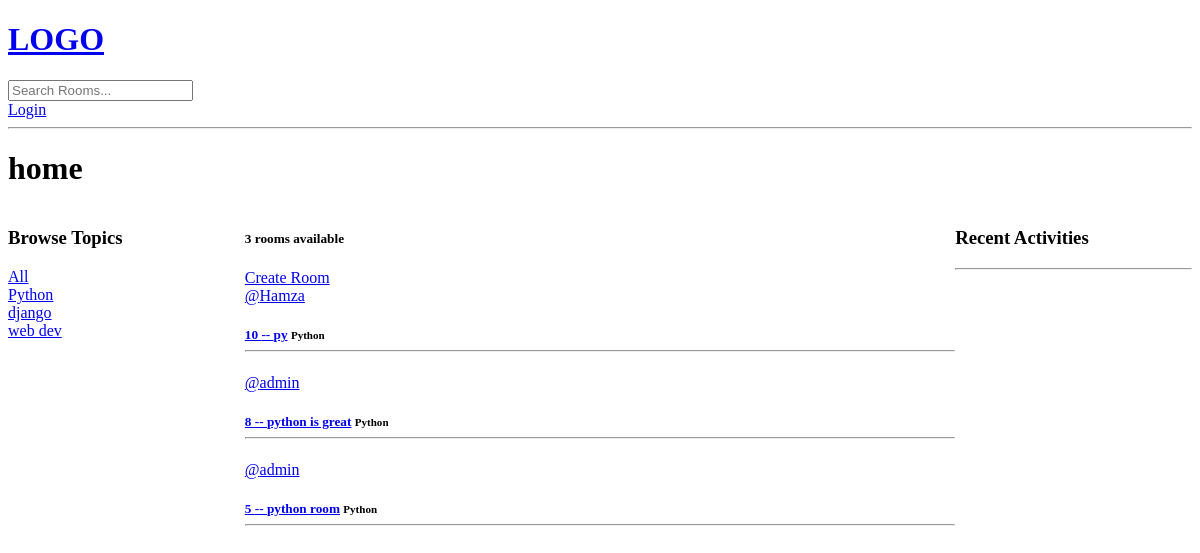
/?q=Python, run on an earlier commit of the app's database.
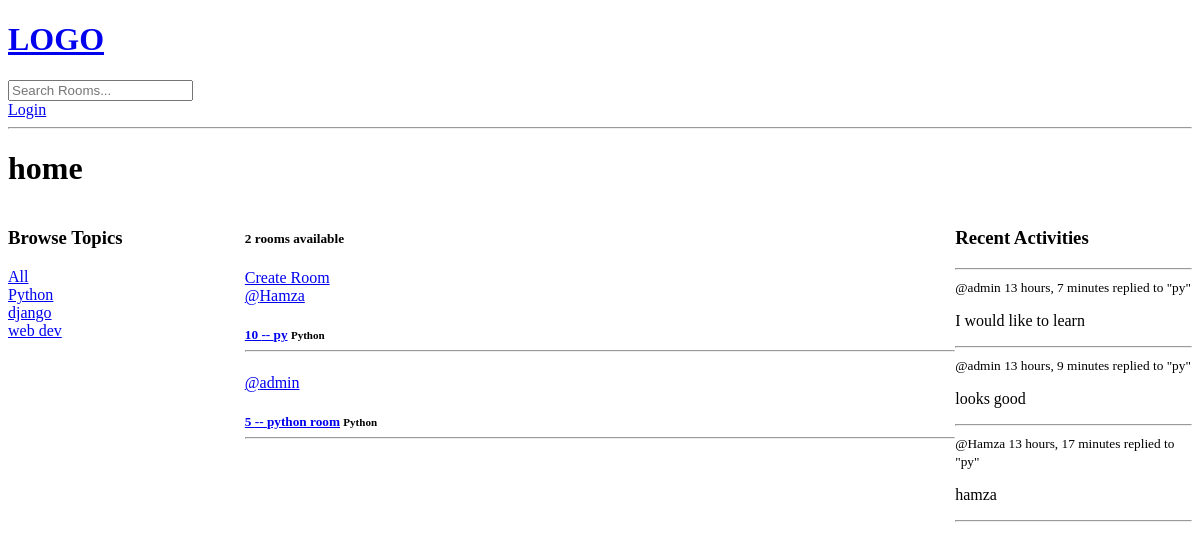
And on a later commit of the database.
### base/models.py (models this page shows, shortened)
class Topic(models.Model):
    name = models.CharField(max_length=200)

class Room(models.Model):
    host = models.ForeignKey(User, on_delete=models.SET_NULL, null=True)
    topic = models.ForeignKey(Topic, on_delete=models.SET_NULL, null=True)
    name = models.CharField(max_length=200)
    description = models.TextField(null=True, blank=True)
    participants = models.ManyToManyField(User, related_name='participants', blank=True)
    updated = models.DateTimeField(auto_now=True)
    created = models.DateTimeField(auto_now_add=True)
    class Meta:
        ordering = ['-updated', '-created']
    def __str__(self):
        return self.name

class Message(models.Model):
    user = models.ForeignKey(User, on_delete=models.CASCADE)
    room = models.ForeignKey(Room, on_delete=models.CASCADE)
    body = models.TextField()
    updated = models.DateTimeField(auto_now=True)
    created = models.DateTimeField(auto_now_add=True)
    class Meta:
        ordering = ['-updated', '-created']
    def __str__(self):
        return self.body[:50]

### base/views.py (the view)
# urls.py: path('', views.home, name='home'),
def home(request):
    q = request.GET.get('q') if request.GET.get('q') else ''
    rooms = Room.objects.filter(
        Q(topic__name__icontains=q) |
        Q(name__icontains=q) |
        Q(description__icontains=q) |
        Q(host__username__icontains=q)
    )
    room_messages = Message.objects.filter(Q(room__topic__name__icontains=q))
    context = {
        'rooms': rooms,
        'room_count': rooms.count(),
        'topics': Topic.objects.all(),
        'room_messages': room_messages
    }
    return render(request, 'base/home.html', context)

### base/templates/base/home.html (shortened to what this page needs)
{% extends 'main.html' %}
{% block content%}
<h1>home</h1>
<div class='home-container'>
    <div>
        {% include 'base/topics_component.html' %}
    </div>
    <div>
        <h5>{{room_count}} rooms available</h5>
        <a href="{% url 'create-room' %}">Create Room</a>
        {% include 'base/feed_component.html' %}
    </div>
    <div>
        {% include "base/activity_component.html" %}
    </div>
</div>
{% endblock content%}

### base/templates/base/topics_component.html
<h3>Browse Topics</h3>
<div>
    <a href="{% url 'home' %}">All</a>
</div>
{% for topic in topics %}
    <div>
        <a href="{% url 'home' %}?q={{topic.name}}">{{ topic.name }}</a>
    </div>
{% endfor %}

### base/templates/base/feed_component.html (shortened to what this page needs)
<div>
{%for room in rooms%}
    <div>
        <a href="{% url 'user-profile' room.host.id%}">@{{room.host.username}}</span>
        <h5>
            {{room.id}} -- <a href="{% url 'room' room.id %}">{{room.name}}</a>
            <small>{{room.topic.name}}</small>
            <hr>
        </h5>
    </div>
{%endfor%}
</div>

### base/templates/base/activity_component.html (shortened to what this page needs)
<h3>Recent Activities</h3>
<hr>
{% for message in room_messages %}
    <div>
        <small>@{{message.user.username}} {{ message.created|timesince }} </small>
        <small>replied to "{{ message.room }}" </small>
        <p>{{ message }}</p>
        <hr>
    </div>
{% endfor %}

What changed in the data, as far as the page shows it:
removed Room: host.username "admin", id "8", name "python is great", topic.name "Python"
added Message: user.username "admin", created "13 hours, 7 minutes", room "py", body "I would like to learn"
added Message: user.username "admin", created "13 hours, 9 minutes", room "py", body "looks good"
added Message: user.username "Hamza", created "13 hours, 17 minutes", room "py", body "hamza"
Also different on the page:
{{ room_count }}: "3" → "2"
